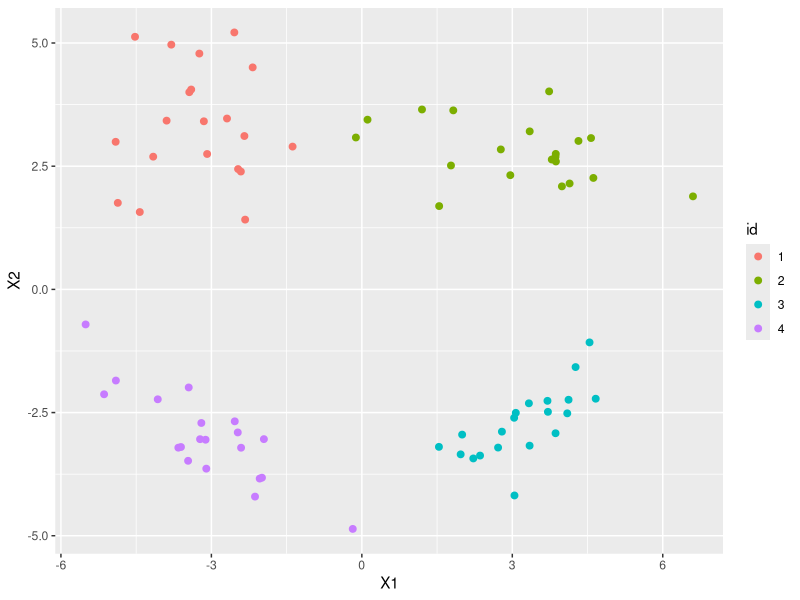
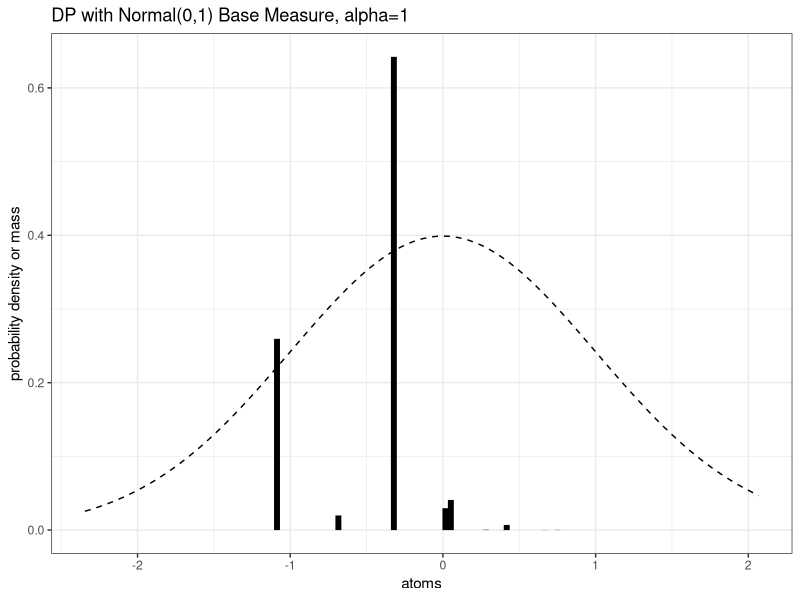
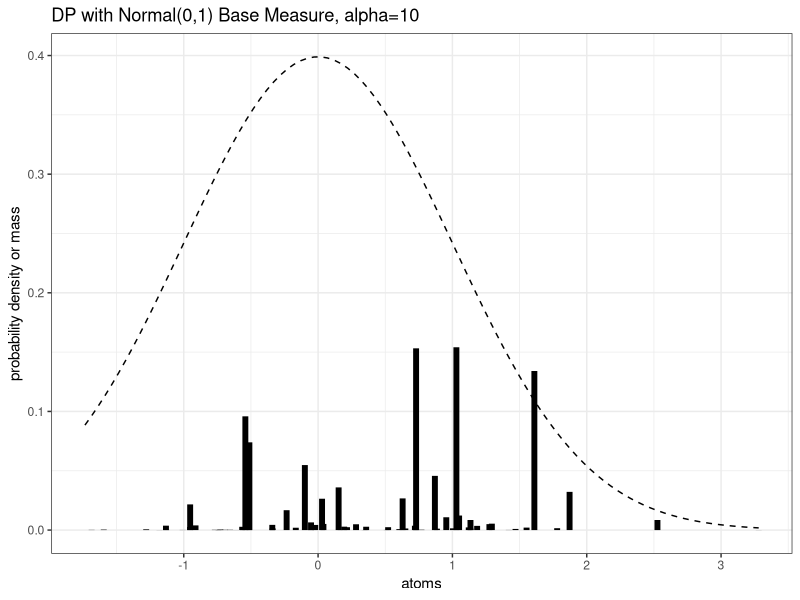

Recreate these plots in R, in order.
## ---- chunk 1
library(mvtnorm)
library(ggplot2)
## ---- chunk 2
genCluster<-function(n,id,mu=c(0,0),sigma=diag(2)){
  d<-data.frame(rmvnorm(n,mean=mu,sigma=sigma))
  d$id<-id
  return(d)
}

#upper left- isotropic
red<-genCluster(20,"1",mu=c(-3,3)) #sigma=cbind(c(2,-.5),c(-.5,2))
#upper right- stretched horizontally
blue<-genCluster(20,"2",c(3,3),sigma=matrix(c(1.5,0,0,.5),nrow=2))
#lower right- positive correlation
green<-genCluster(20,"3",c(3,-3),sigma=matrix(c(1,.8,.8,1),nrow=2))
#lower left- negative correlation
black<-genCluster(20,"4",c(-3,-3),sigma=matrix(c(1,-.8,-.8,1),nrow=2))
dat<-rbind(red,blue,green,black)
ggplot(data=dat)+geom_point(aes(x=X1,y=X2,color=id),size=2)
## ---- chunk 3
rstick<-function(N,alpha){
  # returns a truncated stick breaking vector of weights
  # alpha is concentration parameter
  # N is the number of weights, set N to a large value to more closely approximate the true stick breaking distribution
  # large alpha-> few clusters
  # small alpha-> many clusters
  betas<-rbeta(N,1,alpha)
  betas[N]<-1 #truncation part
  lbetas<-log(betas)
  log_cumsum_1minus_betas<-c(0,cumsum(log(1-betas))[1:N-1])
  return(exp(lbetas+log_cumsum_1minus_betas))
}
# test this function
stopifnot(sum(rstick(1,10))==1)

rdp<-function(N,alpha,H){
  # return samples from a dirichlet process with concentration parameter alpha and base measure H.
  # uses stick breaking method rather than chinese restaurant process
  # truncates stick breaking after N clusters
  # calling H(N) should produce N random samples from distribution H
  # returns a list of probabilities and atoms
  pi_vals<-rstick(N,alpha)
  atoms<-H(N)
  return(list(probs=pi_vals,atoms=atoms))
}

visualize_dp_1d<-function(alpha,H=rnorm,H_density=dnorm,N=100){
  # handy function for visualizing 1-dimensional DPs
  # "H_density" should be the density version of "H" for plotting
  test_dp<-data.frame(rdp(N,alpha,H))
  ggbase<-ggplot(data=test_dp,aes(x=atoms,ymax=probs,ymin=0))+geom_linerange(size=2)+stat_function(fun=H_density,linetype=2)+ylab("probability density or mass")+theme_bw()
  return(ggbase)
}

visualize_dp_1d(1)+ggtitle("DP with Normal(0,1) Base Measure, alpha=1")
visualize_dp_1d(10)+ggtitle("DP with Normal(0,1) Base Measure, alpha=10")
## ---- chunk 4
#for rmvt sampling from multivariate t, use type="shifted" to match notation of Murphy book
